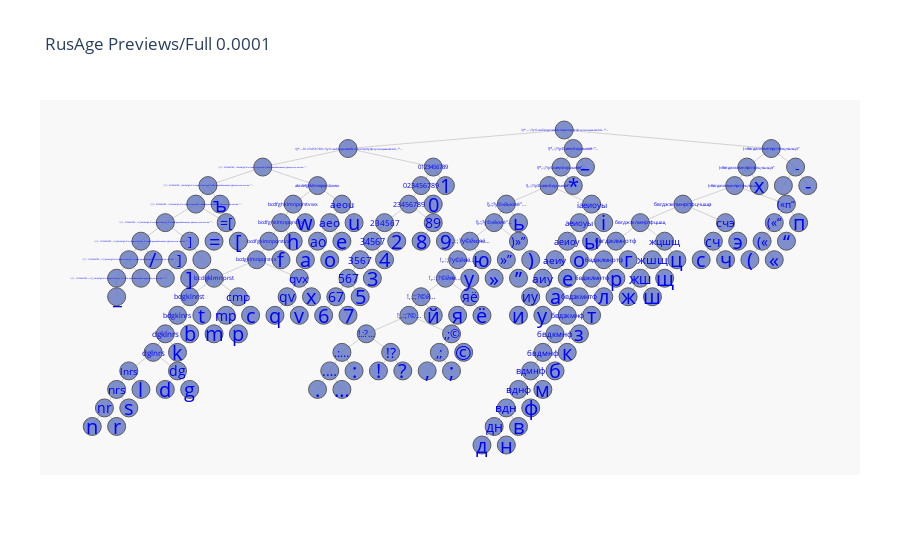

Notebook code for this chart:
### Code cell
nodes, edges = dict2graph(dicastree)
igraph_draw(nodes,edges,'RusAge Previews/Full 0.0001')

### Figure 1 — Plotly figure (JSON) as saved in the notebook; plotly's stock layout.template omitted (floating-point values rounded to 4 significant figures; data arrays with more than 128 entries replaced by an {"elided": "..."} marker saying what was removed)
{"data": [{"hoverinfo": "none", "line": {"color": "rgb(210,210,210)", "width": 1}, "mode": "lines", "type": "scatter", "x": {"elided": "552 float values"}, "y": {"elided": "552 int values"}}, {"hoverinfo": "text", "marker": {"color": "#6175c1", "line": {"color": "rgb(50,50,50)", "width": 1}, "size": 18, "symbol": "circle"}, "mode": "markers", "name": "bla", "opacity": 0.8, "text": {"elided": "185 str values"}, "type": "scatter", "x": {"elided": "185 float values"}, "y": {"elided": "185 int values"}}], "layout": {"annotations": [{"font": {"color": "rgb(0,0,250)", "size": 2}, "showarrow": false, "text": "\t\n !()*,-./0123456789:;=?[]_abcdefghiklmnopqrstuvwxy ©«»абвгдежзийклмнопрстуфхцчшщъыьэюяё–“”…", "x": -18.38, "xref": "x", "y": 26, "yref": "y"}, {"font": {"color": "rgb(0,0,250)", "size": 2}, "showarrow": false, "text": "\t\n !()*,-./0123456789:;=?[]abcdefghiklmnopqrstuvwxy ©«»абвгдежзийклмнопрстуфхцчшщъыьэюяё–“”…", "x": -17.88, "xref": "x", "y": 27, "yref": "y"}, {"font": {"color": "rgb(0,0,250)", "size": 2}, "showarrow": false, "text": "\n !()*,-./0123456789:;=?[]abcdefghiklmnopqrstuvwxy ©«»абвгдежзийклмнопрстуфхцчшщъыьэюяё–“”…", "x": -17.38, "xref": "x", "y": 28, "yref": "y"}, {"font": {"color": "rgb(0,0,250)", "size": 2}, "showarrow": false, "text": "\n !()*,-.0123456789:;=?[]abcdefghiklmnopqrstuvwxy ©«»абвгдежзийклмнопрстуфхцчшщъыьэюяё–“”…", "x": -16.38, "xref": "x", "y": 29, "yref": "y"}, {"font": {"color": "rgb(0,0,250)", "size": 2}, "showarrow": false, "text": " !()*,-.0123456789:;=?[abcdefghiklmnopqrstuvwxy©«»абвгдежзийклмнопрстуфхцчшщъыьэюяё–“”…", "x": -15.12, "xref": "x", "y": 30, "yref": "y"}, {"font": {"color": "rgb(0,0,250)", "size": 2}, "showarrow": false, "text": " !()*,-.0123456789:;?abcdefghiklmnopqrstuvwxy©«»абвгдежзийклмнопрстуфхцчшщъыьэюяё–“”…", "x": -14.62, "xref": "x", "y": 31, "yref": "y"}, {"font": {"color": "rgb(0,0,250)", "size": 2}, "showarrow": false, "text": " !()*,-.0123456789:;?abcdefghiklmnopqrstuvwxy©«»абвгдежзийклмнопрстуфхцчшщыьэюяё–“”…", "x": -12.38, "xref": "x", "y": 32, "yref": "y"}, {"font": {"color": "rgb(0,0,250)", "size": 3}, "showarrow": false, "text": " !()*,-.0123456789:;?iy©«»абвгдежзийклмнопрстуфхцчшщыьэюяё–“”…", "x": -8.875, "xref": "x", "y": 33, "yref": "y"}, {"font": {"color": "rgb(0,0,250)", "size": 3}, "showarrow": false, "text": " !()*,-.:;?iy©«»абвгдежзийклмнопрстуфхцчшщыьэюяё–“”…", "x": 0, "xref": "x", "y": 34, "yref": "y"}, {"font": {"color": "rgb(0,0,250)", "size": 4}, "showarrow": false, "text": "!)*,.:;?iy©»аеийоуыьюяё–”…", "x": 0.375, "xref": "x", "y": 33, "yref": "y"}, {"font": {"color": "rgb(0,0,250)", "size": 4}, "showarrow": false, "text": " (-«бвгджзклмнпрстфхцчшщэ“", "x": 8.5, "xref": "x", "y": 33, "yref": "y"}, {"font": {"color": "rgb(0,0,250)", "size": 4}, "showarrow": false, "text": "!)*,.:;?iy©»аеийоуыьюяё”…", "x": -0.125, "xref": "x", "y": 32, "yref": "y"}, {"font": {"color": "rgb(0,0,250)", "size": 4}, "showarrow": false, "text": "(«бвгджзклмнпрстфхцчшщэ“", "x": 7.5, "xref": "x", "y": 32, "yref": "y"}, {"font": {"color": "rgb(0,0,250)", "size": 4}, "showarrow": false, "text": "!),.:;?iy©»аеийоуыьюяё”…", "x": -0.625, "xref": "x", "y": 31, "yref": "y"}, {"font": {"color": "rgb(0,0,250)", "size": 4}, "showarrow": false, "text": "(«бвгджзклмнпрстфцчшщэ“", "x": 7, "xref": "x", "y": 31, "yref": "y"}, {"font": {"color": "rgb(0,0,250)", "size": 4}, "showarrow": false, "text": "abcdefghklmnopqrstuvwx", "x": -10.12, "xref": "x", "y": 31, "yref": "y"}, {"font": {"color": "rgb(0,0,250)", "size": 5}, "showarrow": false, "text": "бвгджзклмнрстфцчшщэ", "x": 4.875, "xref": "x", "y": 30, "yref": "y"}, {"font": {"color": "rgb(0,0,250)", "size": 5}, "showarrow": false, "text": "bcdfghklmnpqrstvwx", "x": -11.12, "xref": "x", "y": 30, "yref": "y"}, {"font": {"color": "rgb(0,0,250)", "size": 5}, "showarrow": false, "text": "!),.:;?y©»йьюяё”…", "x": -2.375, "xref": "x", "y": 30, "yref": "y"}, {"font": {"color": "rgb(0,0,250)", "size": 5}, "showarrow": false, "text": "bcdfghklmnpqrstvx", "x": -11.62, "xref": "x", "y": 29, "yref": "y"}, {"font": {"color": "rgb(0,0,250)", "size": 5}, "showarrow": false, "text": "бвгджзклмнртфцшщ", "x": 3.125, "xref": "x", "y": 29, "yref": "y"}, {"font": {"color": "rgb(0,0,250)", "size": 5}, "showarrow": false, "text": "!),.:;?y©»йюяё”…", "x": -2.875, "xref": "x", "y": 29, "yref": "y"}, {"font": {"color": "rgb(0,0,250)", "size": 5}, "showarrow": false, "text": "bcdfgklmnpqrstvx", "x": -12.12, "xref": "x", "y": 28, "yref": "y"}, {"font": {"color": "rgb(0,0,250)", "size": 5}, "showarrow": false, "text": "bcdgklmnpqrstvx", "x": -12.62, "xref": "x", "y": 27, "yref": "y"}, {"font": {"color": "rgb(0,0,250)", "size": 6}, "showarrow": false, "text": "!,.:;?y©йюяё…", "x": -3.875, "xref": "x", "y": 28, "yref": "y"}, {"font": {"color": "rgb(0,0,250)", "size": 6}, "showarrow": false, "text": "бвгдзклмнртф", "x": 2.125, "xref": "x", "y": 28, "yref": "y"}, {"font": {"color": "rgb(0,0,250)", "size": 6}, "showarrow": false, "text": "!,.:;?y©йяё…", "x": -4.375, "xref": "x", "y": 27, "yref": "y"}, {"font": {"color": "rgb(0,0,250)", "size": 6}, "showarrow": false, "text": "bcdgklmnprst", "x": -14.38, "xref": "x", "y": 26, "yref": "y"}, {"font": {"color": "rgb(0,0,250)", "size": 6}, "showarrow": false, "text": "бвдзклмнртф", "x": 1.625, "xref": "x", "y": 27, "yref": "y"}, {"font": {"color": "rgb(0,0,250)", "size": 6}, "showarrow": false, "text": "!,.:;?©йяё…", "x": -4.875, "xref": "x", "y": 26, "yref": "y"}, {"font": {"color": "rgb(0,0,250)", "size": 6}, "showarrow": false, "text": "бвдзклмнтф", "x": 1.125, "xref": "x", "y": 26, "yref": "y"}, {"font": {"color": "rgb(0,0,250)", "size": 6}, "showarrow": false, "text": "0123456789", "x": -5.375, "xref": "x", "y": 32, "yref": "y"}, {"font": {"color": "rgb(0,0,250)", "size": 7}, "showarrow": false, "text": "!,.:;?©й…", "x": -5.875, "xref": "x", "y": 25, "yref": "y"}, {"font": {"color": "rgb(0,0,250)", "size": 7}, "showarrow": false, "text": "бвдзкмнтф", "x": 0.625, "xref": "x", "y": 25, "yref": "y"}, {"font": {"color": "rgb(0,0,250)", "size": 7}, "showarrow": false, "text": "bdgklnrst", "x": -15.38, "xref": "x", "y": 25, "yref": "y"}, {"font": {"color": "rgb(0,0,250)", "size": 7}, "showarrow": false, "text": "023456789", "x": -5.875, "xref": "x", "y": 31, "yref": "y"}, {"font": {"color": "rgb(0,0,250)", "size": 7}, "showarrow": false, "text": "!,.:;?©…", "x": -6.375, "xref": "x", "y": 24, "yref": "y"}, {"font": {"color": "rgb(0,0,250)", "size": 7}, "showarrow": false, "text": "бвдзкмнф", "x": 0.125, "xref": "x", "y": 24, "yref": "y"}, {"font": {"color": "rgb(0,0,250)", "size": 7}, "showarrow": false, "text": "23456789", "x": -6.375, "xref": "x", "y": 30, "yref": "y"}, {"font": {"color": "rgb(0,0,250)", "size": 7}, "showarrow": false, "text": "bdgklnrs", "x": -15.88, "xref": "x", "y": 24, "yref": "y"}, {"font": {"color": "rgb(0,0,250)", "size": 8}, "showarrow": false, "text": "бвдкмнф", "x": -0.375, "xref": "x", "y": 23, "yref": "y"}, {"font": {"color": "rgb(0,0,250)", "size": 8}, "showarrow": false, "text": "iаеиоуы", "x": 1.125, "xref": "x", "y": 30, "yref": "y"}, {"font": {"color": "rgb(0,0,250)", "size": 8}, "showarrow": false, "text": "dgklnrs", "x": -16.38, "xref": "x", "y": 23, "yref": "y"}, {"font": {"color": "rgb(0,0,250)", "size": 8}, "showarrow": false, "text": "бвдмнф", "x": -0.875, "xref": "x", "y": 22, "yref": "y"}, {"font": {"color": "rgb(0,0,250)", "size": 8}, "showarrow": false, "text": "234567", "x": -7.375, "xref": "x", "y": 29, "yref": "y"}, {"font": {"color": "rgb(0,0,250)", "size": 8}, "showarrow": false, "text": "аеиоуы", "x": 0.625, "xref": "x", "y": 29, "yref": "y"}, {"font": {"color": "rgb(0,0,250)", "size": 8}, "showarrow": false, "text": "dglnrs", "x": -16.88, "xref": "x", "y": 22, "yref": "y"}, {"font": {"color": "rgb(0,0,250)", "size": 9}, "showarrow": false, "text": "!.:?…", "x": -8.125, "xref": "x", "y": 23, "yref": "y"}, {"font": {"color": "rgb(0,0,250)", "size": 9}, "showarrow": false, "text": "вдмнф", "x": -1.375, "xref": "x", "y": 21, "yref": "y"}, {"font": {"color": "rgb(0,0,250)", "size": 9}, "showarrow": false, "text": "аеиоу", "x": 0.125, "xref": "x", "y": 28, "yref": "y"}, {"font": {"color": "rgb(0,0,250)", "size": 9}, "showarrow": false, "text": "34567", "x": -7.875, "xref": "x", "y": 28, "yref": "y"}, {"font": {"color": "rgb(0,0,250)", "size": 10}, "showarrow": false, "text": "вднф", "x": -1.875, "xref": "x", "y": 20, "yref": "y"}, {"font": {"color": "rgb(0,0,250)", "size": 10}, "showarrow": false, "text": "аеиу", "x": -0.375, "xref": "x", "y": 27, "yref": "y"}, {"font": {"color": "rgb(0,0,250)", "size": 10}, "showarrow": false, "text": "3567", "x": -8.375, "xref": "x", "y": 27, "yref": "y"}, {"font": {"color": "rgb(0,0,250)", "size": 10}, "showarrow": false, "text": "(«п“", "x": 9.125, "xref": "x", "y": 30, "yref": "y"}, {"font": {"color": "rgb(0,0,250)", "size": 10}, "showarrow": false, "text": "жцшщ", "x": 4.125, "xref": "x", "y": 28, "yref": "y"}, {"font": {"color": "rgb(0,0,250)", "size": 10}, "showarrow": false, "text": "aeou", "x": -9.125, "xref": "x", "y": 30, "yref": "y"}, {"font": {"color": "rgb(0,0,250)", "size": 10}, "showarrow": false, "text": "lnrs", "x": -17.88, "xref": "x", "y": 21, "yref": "y"}, {"font": {"color": "rgb(0,0,250)", "size": 12}, "showarrow": false, "text": "(«“", "x": 8.625, "xref": "x", "y": 29, "yref": "y"}, {"font": {"color": "rgb(0,0,250)", "size": 12}, "showarrow": false, "text": ".:…", "x": -9.125, "xref": "x", "y": 22, "yref": "y"}, {"font": {"color": "rgb(0,0,250)", "size": 12}, "showarrow": false, "text": "567", "x": -8.875, "xref": "x", "y": 26, "yref": "y"}, {"font": {"color": "rgb(0,0,250)", "size": 12}, "showarrow": false, "text": ",;©", "x": -4.625, "xref": "x", "y": 23, "yref": "y"}, {"font": {"color": "rgb(0,0,250)", "size": 12}, "showarrow": false, "text": ")»”", "x": -1.875, "xref": "x", "y": 28, "yref": "y"}, {"font": {"color": "rgb(0,0,250)", "size": 12}, "showarrow": false, "text": "вдн", "x": -2.375, "xref": "x", "y": 19, "yref": "y"}, {"font": {"color": "rgb(0,0,250)", "size": 12}, "showarrow": false, "text": "аиу", "x": -0.875, "xref": "x", "y": 26, "yref": "y"}, {"font": {"color": "rgb(0,0,250)", "size": 12}, "showarrow": false, "text": "жшщ", "x": 3.625, "xref": "x", "y": 27, "yref": "y"}, {"font": {"color": "rgb(0,0,250)", "size": 12}, "showarrow": false, "text": "qvx", "x": -10.88, "xref": "x", "y": 26, "yref": "y"}, {"font": {"color": "rgb(0,0,250)", "size": 12}, "showarrow": false, "text": "счэ", "x": 6.625, "xref": "x", "y": 29, "yref": "y"}, {"font": {"color": "rgb(0,0,250)", "size": 12}, "showarrow": false, "text": "aeo", "x": -9.625, "xref": "x", "y": 29, "yref": "y"}, {"font": {"color": "rgb(0,0,250)", "size": 12}, "showarrow": false, "text": "nrs", "x": -18.38, "xref": "x", "y": 20, "yref": "y"}, {"font": {"color": "rgb(0,0,250)", "size": 12}, "showarrow": false, "text": "cmp", "x": -13.38, "xref": "x", "y": 25, "yref": "y"}, {"font": {"color": "rgb(0,0,250)", "size": 12}, "showarrow": false, "text": "\n] ", "x": -15.38, "xref": "x", "y": 28, "yref": "y"}, {"font": {"color": "rgb(0,0,250)", "size": 14}, "showarrow": false, "text": ",;", "x": -5.125, "xref": "x", "y": 22, "yref": "y"}, {"font": {"color": "rgb(0,0,250)", "size": 14}, "showarrow": false, "text": "67", "x": -9.375, "xref": "x", "y": 25, "yref": "y"}, {"font": {"color": "rgb(0,0,250)", "size": 14}, "showarrow": false, "text": "(«", "x": 8.125, "xref": "x", "y": 28, "yref": "y"}, {"font": {"color": "rgb(0,0,250)", "size": 14}, "showarrow": false, "text": ".…", "x": -9.625, "xref": "x", "y": 21, "yref": "y"}, {"font": {"color": "rgb(0,0,250)", "size": 14}, "showarrow": false, "text": "»”", "x": -2.375, "xref": "x", "y": 27, "yref": "y"}, {"font": {"color": "rgb(0,0,250)", "size": 14}, "showarrow": false, "text": "!?", "x": -7.125, "xref": "x", "y": 22, "yref": "y"}, {"font": {"color": "rgb(0,0,250)", "size": 14}, "showarrow": false, "text": "дн", "x": -2.875, "xref": "x", "y": 18, "yref": "y"}, {"font": {"color": "rgb(0,0,250)", "size": 14}, "showarrow": false, "text": "89", "x": -5.375, "xref": "x", "y": 29, "yref": "y"}, {"font": {"color": "rgb(0,0,250)", "size": 14}, "showarrow": false, "text": "иу", "x": -1.375, "xref": "x", "y": 25, "yref": "y"}, {"font": {"color": "rgb(0,0,250)", "size": 14}, "showarrow": false, "text": "жш", "x": 3.125, "xref": "x", "y": 26, "yref": "y"}, {"font": {"color": "rgb(0,0,250)", "size": 14}, "showarrow": false, "text": "сч", "x": 6.125, "xref": "x", "y": 28, "yref": "y"}, {"font": {"color": "rgb(0,0,250)", "size": 14}, "showarrow": false, "text": "qv", "x": -11.38, "xref": "x", "y": 25, "yref": "y"}, {"font": {"color": "rgb(0,0,250)", "size": 14}, "showarrow": false, "text": "\n]", "x": -15.88, "xref": "x", "y": 27, "yref": "y"}, {"font": {"color": "rgb(0,0,250)", "size": 14}, "showarrow": false, "text": "dg", "x": -15.88, "xref": "x", "y": 21, "yref": "y"}, {"font": {"color": "rgb(0,0,250)", "size": 14}, "showarrow": false, "text": "яё", "x": -3.875, "xref": "x", "y": 25, "yref": "y"}, {"font": {"color": "rgb(0,0,250)", "size": 14}, "showarrow": false, "text": "mp", "x": -13.88, "xref": "x", "y": 24, "yref": "y"}, {"font": {"color": "rgb(0,0,250)", "size": 14}, "showarrow": false, "text": "nr", "x": -18.88, "xref": "x", "y": 19, "yref": "y"}, {"font": {"color": "rgb(0,0,250)", "size": 14}, "showarrow": false, "text": "ao", "x": -10.12, "xref": "x", "y": 28, "yref": "y"}, {"font": {"color": "rgb(0,0,250)", "size": 14}, "showarrow": false, "text": " -", "x": 9.5, "xref": "x", "y": 32, "yref": "y"}, {"font": {"color": "rgb(0,0,250)", "size": 14}, "showarrow": false, "text": "=[", "x": -13.88, "xref": "x", "y": 29, "yref": "y"}, {"font": {"color": "rgb(0,0,250)", "size": 20}, "showarrow": false, "text": ",", "x": -5.625, "xref": "x", "y": 21, "yref": "y"}, {"font": {"color": "rgb(0,0,250)", "size": 20}, "showarrow": false, "text": ";", "x": -4.625, "xref": "x", "y": 21, "yref": "y"}, {"font": {"color": "rgb(0,0,250)", "size": 20}, "showarrow": false, "text": "6", "x": -9.875, "xref": "x", "y": 24, "yref": "y"}, {"font": {"color": "rgb(0,0,250)", "size": 20}, "showarrow": false, "text": "7", "x": -8.875, "xref": "x", "y": 24, "yref": "y"}, {"font": {"color": "rgb(0,0,250)", "size": 20}, "showarrow": false, "text": "(", "x": 7.625, "xref": "x", "y": 27, "yref": "y"}, {"font": {"color": "rgb(0,0,250)", "size": 20}, "showarrow": false, "text": "«", "x": 8.625, "xref": "x", "y": 27, "yref": "y"}, {"font": {"color": "rgb(0,0,250)", "size": 20}, "showarrow": false, "text": ".", "x": -10.12, "xref": "x", "y": 20, "yref": "y"}, {"font": {"color": "rgb(0,0,250)", "size": 20}, "showarrow": false, "text": "…", "x": -9.125, "xref": "x", "y": 20, "yref": "y"}, {"font": {"color": "rgb(0,0,250)", "size": 20}, "showarrow": false, "text": "“", "x": 9.125, "xref": "x", "y": 28, "yref": "y"}, {"font": {"color": "rgb(0,0,250)", "size": 20}, "showarrow": false, "text": ":", "x": -8.625, "xref": "x", "y": 21, "yref": "y"}, {"font": {"color": "rgb(0,0,250)", "size": 20}, "showarrow": false, "text": "5", "x": -8.375, "xref": "x", "y": 25, "yref": "y"}, {"font": {"color": "rgb(0,0,250)", "size": 20}, "showarrow": false, "text": "»", "x": -2.875, "xref": "x", "y": 26, "yref": "y"}, {"font": {"color": "rgb(0,0,250)", "size": 20}, "showarrow": false, "text": "”", "x": -1.875, "xref": "x", "y": 26, "yref": "y"}, {"font": {"color": "rgb(0,0,250)", "size": 20}, "showarrow": false, "text": "!", "x": -7.625, "xref": "x", "y": 21, "yref": "y"}, {"font": {"color": "rgb(0,0,250)", "size": 20}, "showarrow": false, "text": "?", "x": -6.625, "xref": "x", "y": 21, "yref": "y"}, {"font": {"color": "rgb(0,0,250)", "size": 20}, "showarrow": false, "text": "©", "x": -4.125, "xref": "x", "y": 22, "yref": "y"}, {"font": {"color": "rgb(0,0,250)", "size": 20}, "showarrow": false, "text": "д", "x": -3.375, "xref": "x", "y": 17, "yref": "y"}, {"font": {"color": "rgb(0,0,250)", "size": 20}, "showarrow": false, "text": "н", "x": -2.375, "xref": "x", "y": 17, "yref": "y"}, {"font": {"color": "rgb(0,0,250)", "size": 20}, "showarrow": false, "text": "8", "x": -5.875, "xref": "x", "y": 28, "yref": "y"}, {"font": {"color": "rgb(0,0,250)", "size": 20}, "showarrow": false, "text": "9", "x": -4.875, "xref": "x", "y": 28, "yref": "y"}, {"font": {"color": "rgb(0,0,250)", "size": 20}, "showarrow": false, "text": ")", "x": -1.375, "xref": "x", "y": 27, "yref": "y"}, {"font": {"color": "rgb(0,0,250)", "size": 20}, "showarrow": false, "text": "в", "x": -1.875, "xref": "x", "y": 18, "yref": "y"}, {"font": {"color": "rgb(0,0,250)", "size": 20}, "showarrow": false, "text": "ф", "x": -1.375, "xref": "x", "y": 19, "yref": "y"}, {"font": {"color": "rgb(0,0,250)", "size": 20}, "showarrow": false, "text": "м", "x": -0.875, "xref": "x", "y": 20, "yref": "y"}, {"font": {"color": "rgb(0,0,250)", "size": 20}, "showarrow": false, "text": "и", "x": -1.875, "xref": "x", "y": 24, "yref": "y"}, {"font": {"color": "rgb(0,0,250)", "size": 20}, "showarrow": false, "text": "у", "x": -0.875, "xref": "x", "y": 24, "yref": "y"}, {"font": {"color": "rgb(0,0,250)", "size": 20}, "showarrow": false, "text": "а", "x": -0.375, "xref": "x", "y": 25, "yref": "y"}, {"font": {"color": "rgb(0,0,250)", "size": 20}, "showarrow": false, "text": "е", "x": 0.125, "xref": "x", "y": 26, "yref": "y"}, {"font": {"color": "rgb(0,0,250)", "size": 20}, "showarrow": false, "text": "о", "x": 0.625, "xref": "x", "y": 27, "yref": "y"}, {"font": {"color": "rgb(0,0,250)", "size": 20}, "showarrow": false, "text": "б", "x": -0.375, "xref": "x", "y": 21, "yref": "y"}, {"font": {"color": "rgb(0,0,250)", "size": 20}, "showarrow": false, "text": "к", "x": 0.125, "xref": "x", "y": 22, "yref": "y"}, {"font": {"color": "rgb(0,0,250)", "size": 20}, "showarrow": false, "text": "ж", "x": 2.625, "xref": "x", "y": 25, "yref": "y"}, {"font": {"color": "rgb(0,0,250)", "size": 20}, "showarrow": false, "text": "ш", "x": 3.625, "xref": "x", "y": 25, "yref": "y"}, {"font": {"color": "rgb(0,0,250)", "size": 20}, "showarrow": false, "text": "с", "x": 5.625, "xref": "x", "y": 27, "yref": "y"}, {"font": {"color": "rgb(0,0,250)", "size": 20}, "showarrow": false, "text": "ч", "x": 6.625, "xref": "x", "y": 27, "yref": "y"}, {"font": {"color": "rgb(0,0,250)", "size": 20}, "showarrow": false, "text": "q", "x": -11.88, "xref": "x", "y": 24, "yref": "y"}, {"font": {"color": "rgb(0,0,250)", "size": 20}, "showarrow": false, "text": "v", "x": -10.88, "xref": "x", "y": 24, "yref": "y"}, {"font": {"color": "rgb(0,0,250)", "size": 20}, "showarrow": false, "text": "3", "x": -7.875, "xref": "x", "y": 26, "yref": "y"}, {"font": {"color": "rgb(0,0,250)", "size": 20}, "showarrow": false, "text": "4", "x": -7.375, "xref": "x", "y": 27, "yref": "y"}, {"font": {"color": "rgb(0,0,250)", "size": 20}, "showarrow": false, "text": "\n", "x": -16.38, "xref": "x", "y": 26, "yref": "y"}, {"font": {"color": "rgb(0,0,250)", "size": 20}, "showarrow": false, "text": "]", "x": -15.38, "xref": "x", "y": 26, "yref": "y"}, {"font": {"color": "rgb(0,0,250)", "size": 20}, "showarrow": false, "text": "щ", "x": 4.125, "xref": "x", "y": 26, "yref": "y"}, {"font": {"color": "rgb(0,0,250)", "size": 20}, "showarrow": false, "text": "d", "x": -16.38, "xref": "x", "y": 20, "yref": "y"}, {"font": {"color": "rgb(0,0,250)", "size": 20}, "showarrow": false, "text": "g", "x": -15.38, "xref": "x", "y": 20, "yref": "y"}, {"font": {"color": "rgb(0,0,250)", "size": 20}, "showarrow": false, "text": "з", "x": 0.625, "xref": "x", "y": 23, "yref": "y"}, {"font": {"color": "rgb(0,0,250)", "size": 20}, "showarrow": false, "text": "я", "x": -4.375, "xref": "x", "y": 24, "yref": "y"}, {"font": {"color": "rgb(0,0,250)", "size": 20}, "showarrow": false, "text": "ё", "x": -3.375, "xref": "x", "y": 24, "yref": "y"}, {"font": {"color": "rgb(0,0,250)", "size": 20}, "showarrow": false, "text": "m", "x": -14.38, "xref": "x", "y": 23, "yref": "y"}, {"font": {"color": "rgb(0,0,250)", "size": 20}, "showarrow": false, "text": "p", "x": -13.38, "xref": "x", "y": 23, "yref": "y"}, {"font": {"color": "rgb(0,0,250)", "size": 20}, "showarrow": false, "text": "й", "x": -5.375, "xref": "x", "y": 24, "yref": "y"}, {"font": {"color": "rgb(0,0,250)", "size": 20}, "showarrow": false, "text": "т", "x": 1.125, "xref": "x", "y": 24, "yref": "y"}, {"font": {"color": "rgb(0,0,250)", "size": 20}, "showarrow": false, "text": "л", "x": 1.625, "xref": "x", "y": 25, "yref": "y"}, {"font": {"color": "rgb(0,0,250)", "size": 20}, "showarrow": false, "text": "р", "x": 2.125, "xref": "x", "y": 26, "yref": "y"}, {"font": {"color": "rgb(0,0,250)", "size": 20}, "showarrow": false, "text": "п", "x": 9.625, "xref": "x", "y": 29, "yref": "y"}, {"font": {"color": "rgb(0,0,250)", "size": 20}, "showarrow": false, "text": "x", "x": -10.38, "xref": "x", "y": 25, "yref": "y"}, {"font": {"color": "rgb(0,0,250)", "size": 20}, "showarrow": false, "text": "э", "x": 7.125, "xref": "x", "y": 28, "yref": "y"}, {"font": {"color": "rgb(0,0,250)", "size": 20}, "showarrow": false, "text": "2", "x": -6.875, "xref": "x", "y": 28, "yref": "y"}, {"font": {"color": "rgb(0,0,250)", "size": 20}, "showarrow": false, "text": "ы", "x": 1.125, "xref": "x", "y": 28, "yref": "y"}, {"font": {"color": "rgb(0,0,250)", "size": 20}, "showarrow": false, "text": "ц", "x": 4.625, "xref": "x", "y": 27, "yref": "y"}, {"font": {"color": "rgb(0,0,250)", "size": 20}, "showarrow": false, "text": "г", "x": 2.625, "xref": "x", "y": 27, "yref": "y"}, {"font": {"color": "rgb(0,0,250)", "size": 20}, "showarrow": false, "text": "n", "x": -19.38, "xref": "x", "y": 18, "yref": "y"}, {"font": {"color": "rgb(0,0,250)", "size": 20}, "showarrow": false, "text": "r", "x": -18.38, "xref": "x", "y": 18, "yref": "y"}, {"font": {"color": "rgb(0,0,250)", "size": 20}, "showarrow": false, "text": "a", "x": -10.62, "xref": "x", "y": 27, "yref": "y"}, {"font": {"color": "rgb(0,0,250)", "size": 20}, "showarrow": false, "text": "o", "x": -9.625, "xref": "x", "y": 27, "yref": "y"}, {"font": {"color": "rgb(0,0,250)", "size": 20}, "showarrow": false, "text": "e", "x": -9.125, "xref": "x", "y": 28, "yref": "y"}, {"font": {"color": "rgb(0,0,250)", "size": 20}, "showarrow": false, "text": "u", "x": -8.625, "xref": "x", "y": 29, "yref": "y"}, {"font": {"color": "rgb(0,0,250)", "size": 20}, "showarrow": false, "text": "s", "x": -17.88, "xref": "x", "y": 19, "yref": "y"}, {"font": {"color": "rgb(0,0,250)", "size": 20}, "showarrow": false, "text": "y", "x": -3.875, "xref": "x", "y": 26, "yref": "y"}, {"font": {"color": "rgb(0,0,250)", "size": 20}, "showarrow": false, "text": "ю", "x": -3.375, "xref": "x", "y": 27, "yref": "y"}, {"font": {"color": "rgb(0,0,250)", "size": 20}, "showarrow": false, "text": "i", "x": 1.625, "xref": "x", "y": 29, "yref": "y"}, {"font": {"color": "rgb(0,0,250)", "size": 20}, "showarrow": false, "text": "l", "x": -17.38, "xref": "x", "y": 20, "yref": "y"}, {"font": {"color": "rgb(0,0,250)", "size": 20}, "showarrow": false, "text": "k", "x": -15.88, "xref": "x", "y": 22, "yref": "y"}, {"font": {"color": "rgb(0,0,250)", "size": 20}, "showarrow": false, "text": "х", "x": 8, "xref": "x", "y": 31, "yref": "y"}, {"font": {"color": "rgb(0,0,250)", "size": 20}, "showarrow": false, "text": "c", "x": -12.88, "xref": "x", "y": 24, "yref": "y"}, {"font": {"color": "rgb(0,0,250)", "size": 20}, "showarrow": false, "text": "b", "x": -15.38, "xref": "x", "y": 23, "yref": "y"}, {"font": {"color": "rgb(0,0,250)", "size": 20}, "showarrow": false, "text": "ь", "x": -1.875, "xref": "x", "y": 29, "yref": "y"}, {"font": {"color": "rgb(0,0,250)", "size": 20}, "showarrow": false, "text": "t", "x": -14.88, "xref": "x", "y": 24, "yref": "y"}, {"font": {"color": "rgb(0,0,250)", "size": 20}, "showarrow": false, "text": "0", "x": -5.375, "xref": "x", "y": 30, "yref": "y"}, {"font": {"color": "rgb(0,0,250)", "size": 20}, "showarrow": false, "text": "f", "x": -11.62, "xref": "x", "y": 27, "yref": "y"}, {"font": {"color": "rgb(0,0,250)", "size": 20}, "showarrow": false, "text": "h", "x": -11.12, "xref": "x", "y": 28, "yref": "y"}, {"font": {"color": "rgb(0,0,250)", "size": 20}, "showarrow": false, "text": "1", "x": -4.875, "xref": "x", "y": 31, "yref": "y"}, {"font": {"color": "rgb(0,0,250)", "size": 20}, "showarrow": false, "text": "*", "x": 0.375, "xref": "x", "y": 31, "yref": "y"}, {"font": {"color": "rgb(0,0,250)", "size": 20}, "showarrow": false, "text": "w", "x": -10.62, "xref": "x", "y": 29, "yref": "y"}, {"font": {"color": "rgb(0,0,250)", "size": 20}, "showarrow": false, "text": " ", "x": 9, "xref": "x", "y": 31, "yref": "y"}, {"font": {"color": "rgb(0,0,250)", "size": 20}, "showarrow": false, "text": "-", "x": 10, "xref": "x", "y": 31, "yref": "y"}, {"font": {"color": "rgb(0,0,250)", "size": 20}, "showarrow": false, "text": "–", "x": 0.875, "xref": "x", "y": 32, "yref": "y"}, {"font": {"color": "rgb(0,0,250)", "size": 20}, "showarrow": false, "text": "=", "x": -14.38, "xref": "x", "y": 28, "yref": "y"}, {"font": {"color": "rgb(0,0,250)", "size": 20}, "showarrow": false, "text": "[", "x": -13.38, "xref": "x", "y": 28, "yref": "y"}, {"font": {"color": "rgb(0,0,250)", "size": 20}, "showarrow": false, "text": " ", "x": -14.88, "xref": "x", "y": 27, "yref": "y"}, {"font": {"color": "rgb(0,0,250)", "size": 20}, "showarrow": false, "text": "ъ", "x": -14.12, "xref": "x", "y": 30, "yref": "y"}, {"font": {"color": "rgb(0,0,250)", "size": 20}, "showarrow": false, "text": "/", "x": -16.88, "xref": "x", "y": 27, "yref": "y"}, {"font": {"color": "rgb(0,0,250)", "size": 20}, "showarrow": false, "text": "\t", "x": -17.38, "xref": "x", "y": 26, "yref": "y"}, {"font": {"color": "rgb(0,0,250)", "size": 20}, "showarrow": false, "text": "_", "x": -18.38, "xref": "x", "y": 25, "yref": "y"}], "font": {"size": 12}, "hovermode": "closest", "margin": {"b": 85, "l": 40, "r": 40, "t": 100}, "plot_bgcolor": "rgb(248,248,248)", "showlegend": false, "title": {"text": "RusAge Previews/Full 0.0001"}, "xaxis": {"showgrid": false, "showline": false, "showticklabels": false, "zeroline": false}, "yaxis": {"showgrid": false, "showline": false, "showticklabels": false, "zeroline": false}}}
